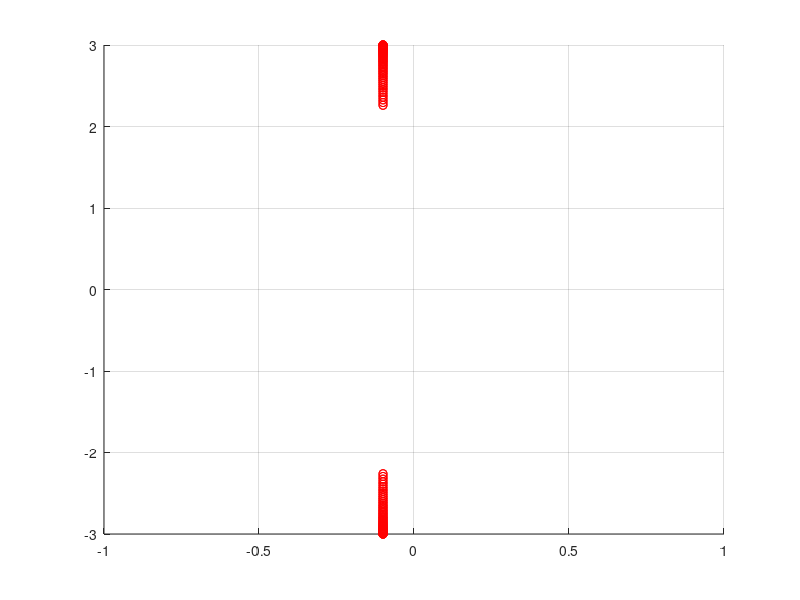

Write the MATLAB code that produced this figure.
clear
close all
clc

%% Dynamics
A1 = [1.6 2; -4 -1.8];
A2 = [-1.8 4; -2 1.6];
nx = size(A1,1);

% a
alpha = 0:0.01:1;
As = zeros(nx,nx,length(alpha));
for i = 1:length(alpha)
    As(:,:,i) = alpha(i)*A1 + (1-alpha(i))*A2;
end

figure
hold on
for i = 1:length(alpha)
    plot(eig(As(:,:,i)),'ro')
end
xlim([-1,1])
ylim([-3,3])
grid on

